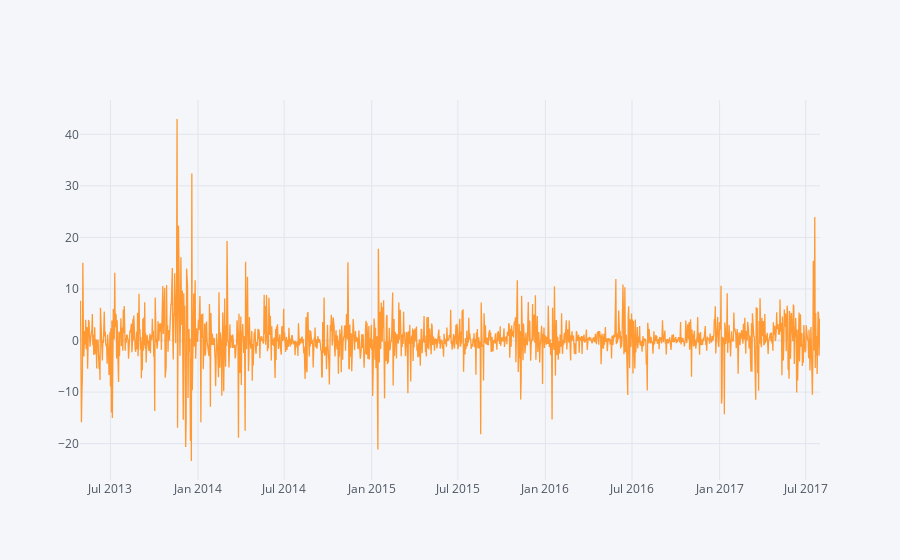

Here is the notebook cell this chart was saved with:
### Code cell
data['Close_price_pct_change'].iplot()

### Figure 1 — Plotly figure (JSON) as saved in the notebook; plotly's stock layout.template omitted (floating-point values rounded to 4 significant figures; data arrays with more than 128 entries replaced by an {"elided": "..."} marker saying what was removed)
{"data": [{"line": {"color": "rgba(255, 153, 51, 1.0)", "dash": "solid", "shape": "linear", "width": 1.3}, "mode": "lines", "name": "Close_price_pct_change", "text": "", "type": "scatter", "x": {"elided": "1556 str values"}, "y": {"elided": "1556 mixed values"}}], "layout": {"legend": {"bgcolor": "#F5F6F9", "font": {"color": "#4D5663"}}, "paper_bgcolor": "#F5F6F9", "plot_bgcolor": "#F5F6F9", "title": {"font": {"color": "#4D5663"}}, "xaxis": {"gridcolor": "#E1E5ED", "showgrid": true, "tickfont": {"color": "#4D5663"}, "title": {"font": {"color": "#4D5663"}, "text": ""}, "zerolinecolor": "#E1E5ED"}, "yaxis": {"gridcolor": "#E1E5ED", "showgrid": true, "tickfont": {"color": "#4D5663"}, "title": {"font": {"color": "#4D5663"}, "text": ""}, "zerolinecolor": "#E1E5ED"}}}
